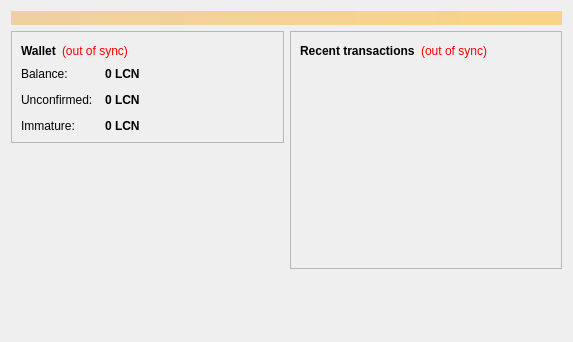
<?xml version="1.0" encoding="UTF-8"?>
<ui version="4.0">
 <class>OverviewPage</class>
 <widget class="QWidget" name="OverviewPage">
  <property name="geometry">
   <rect>
    <x>0</x>
    <y>0</y>
    <width>573</width>
    <height>342</height>
   </rect>
  </property>
  <property name="windowTitle">
   <string>Form</string>
  </property>
  <layout class="QVBoxLayout" name="topLayout">
   <item>
    <widget class="QLabel" name="labelAlerts">
     <property name="visible">
      <bool>false</bool>
     </property>
     <property name="styleSheet">
      <string notr="true">background-color: qlineargradient(x1: 0, y1: 0, x2: 1, y2: 0, stop:0 #F0D0A0, stop:1 #F8D488); color:#000000;</string>
     </property>
     <property name="wordWrap">
      <bool>true</bool>
     </property>
     <property name="margin">
      <number>3</number>
     </property>
    </widget>
   </item>
   <item>
    <layout class="QHBoxLayout" name="horizontalLayout" stretch="1,1">
     <item>
      <layout class="QVBoxLayout" name="verticalLayout_2">
       <item>
        <widget class="QFrame" name="frame">
         <property name="frameShape">
          <enum>QFrame::StyledPanel</enum>
         </property>
         <property name="frameShadow">
          <enum>QFrame::Raised</enum>
         </property>
         <layout class="QVBoxLayout" name="verticalLayout_4">
          <item>
           <layout class="QHBoxLayout" name="horizontalLayout_4">
            <item>
             <widget class="QLabel" name="label_5">
              <property name="font">
               <font>
                <weight>75</weight>
                <bold>true</bold>
               </font>
              </property>
              <property name="text">
               <string>Wallet</string>
              </property>
             </widget>
            </item>
            <item>
             <widget class="QLabel" name="labelWalletStatus">
              <property name="toolTip">
               <string>The displayed information may be out of date. Your wallet automatically synchronizes with the Liberalcoin network after a connection is established, but this process has not completed yet.</string>
              </property>
              <property name="styleSheet">
               <string notr="true">QLabel { color: red; }</string>
              </property>
              <property name="text">
               <string notr="true">(out of sync)</string>
              </property>
              <property name="alignment">
               <set>Qt::AlignLeading|Qt::AlignLeft|Qt::AlignVCenter</set>
              </property>
             </widget>
            </item>
            <item>
             <spacer name="horizontalSpacer_2">
              <property name="orientation">
               <enum>Qt::Horizontal</enum>
              </property>
              <property name="sizeHint" stdset="0">
               <size>
                <width>40</width>
                <height>20</height>
               </size>
              </property>
             </spacer>
            </item>
           </layout>
          </item>
          <item>
           <layout class="QFormLayout" name="formLayout_2">
            <property name="fieldGrowthPolicy">
             <enum>QFormLayout::AllNonFixedFieldsGrow</enum>
            </property>
            <property name="horizontalSpacing">
             <number>12</number>
            </property>
            <property name="verticalSpacing">
             <number>12</number>
            </property>
            <item row="0" column="0">
             <widget class="QLabel" name="label">
              <property name="text">
               <string>Balance:</string>
              </property>
             </widget>
            </item>
            <item row="0" column="1">
             <widget class="QLabel" name="labelBalance">
              <property name="font">
               <font>
                <weight>75</weight>
                <bold>true</bold>
               </font>
              </property>
              <property name="cursor">
               <cursorShape>IBeamCursor</cursorShape>
              </property>
              <property name="toolTip">
               <string>Your current balance</string>
              </property>
              <property name="text">
               <string notr="true">0 LCN</string>
              </property>
              <property name="textInteractionFlags">
               <set>Qt::LinksAccessibleByMouse|Qt::TextSelectableByKeyboard|Qt::TextSelectableByMouse</set>
              </property>
             </widget>
            </item>
            <item row="1" column="0">
             <widget class="QLabel" name="label_3">
              <property name="text">
               <string>Unconfirmed:</string>
              </property>
             </widget>
            </item>
            <item row="1" column="1">
             <widget class="QLabel" name="labelUnconfirmed">
              <property name="font">
               <font>
                <weight>75</weight>
                <bold>true</bold>
               </font>
              </property>
              <property name="cursor">
               <cursorShape>IBeamCursor</cursorShape>
              </property>
              <property name="toolTip">
               <string>Total of transactions that have yet to be confirmed, and do not yet count toward the current balance</string>
              </property>
              <property name="text">
               <string notr="true">0 LCN</string>
              </property>
              <property name="textInteractionFlags">
               <set>Qt::LinksAccessibleByMouse|Qt::TextSelectableByKeyboard|Qt::TextSelectableByMouse</set>
              </property>
             </widget>
            </item>
            <item row="2" column="0">
             <widget class="QLabel" name="labelImmatureText">
              <property name="text">
               <string>Immature:</string>
              </property>
             </widget>
            </item>
            <item row="2" column="1">
             <widget class="QLabel" name="labelImmature">
              <property name="font">
               <font>
                <weight>75</weight>
                <bold>true</bold>
               </font>
              </property>
              <property name="toolTip">
               <string>Mined balance that has not yet matured</string>
              </property>
              <property name="text">
               <string notr="true">0 LCN</string>
              </property>
              <property name="textInteractionFlags">
               <set>Qt::LinksAccessibleByMouse|Qt::TextSelectableByKeyboard|Qt::TextSelectableByMouse</set>
              </property>
             </widget>
            </item>
           </layout>
          </item>
         </layout>
        </widget>
       </item>
       <item>
        <spacer name="verticalSpacer">
         <property name="orientation">
          <enum>Qt::Vertical</enum>
         </property>
         <property name="sizeHint" stdset="0">
          <size>
           <width>20</width>
           <height>40</height>
          </size>
         </property>
        </spacer>
       </item>
      </layout>
     </item>
     <item>
      <layout class="QVBoxLayout" name="verticalLayout_3">
       <item>
        <widget class="QFrame" name="frame_2">
         <property name="frameShape">
          <enum>QFrame::StyledPanel</enum>
         </property>
         <property name="frameShadow">
          <enum>QFrame::Raised</enum>
         </property>
         <layout class="QVBoxLayout" name="verticalLayout">
          <item>
           <layout class="QHBoxLayout" name="horizontalLayout_2">
            <item>
             <widget class="QLabel" name="label_4">
              <property name="text">
               <string>&lt;b&gt;Recent transactions&lt;/b&gt;</string>
              </property>
             </widget>
            </item>
            <item>
             <widget class="QLabel" name="labelTransactionsStatus">
              <property name="toolTip">
               <string>The displayed information may be out of date. Your wallet automatically synchronizes with the Liberalcoin network after a connection is established, but this process has not completed yet.</string>
              </property>
              <property name="styleSheet">
               <string notr="true">QLabel { color: red; }</string>
              </property>
              <property name="text">
               <string notr="true">(out of sync)</string>
              </property>
              <property name="alignment">
               <set>Qt::AlignRight|Qt::AlignTrailing|Qt::AlignVCenter</set>
              </property>
             </widget>
            </item>
            <item>
             <spacer name="horizontalSpacer">
              <property name="orientation">
               <enum>Qt::Horizontal</enum>
              </property>
              <property name="sizeHint" stdset="0">
               <size>
                <width>40</width>
                <height>20</height>
               </size>
              </property>
             </spacer>
            </item>
           </layout>
          </item>
          <item>
           <widget class="QListView" name="listTransactions">
            <property name="styleSheet">
             <string notr="true">QListView { background: transparent; }</string>
            </property>
            <property name="frameShape">
             <enum>QFrame::NoFrame</enum>
            </property>
            <property name="verticalScrollBarPolicy">
             <enum>Qt::ScrollBarAlwaysOff</enum>
            </property>
            <property name="horizontalScrollBarPolicy">
             <enum>Qt::ScrollBarAlwaysOff</enum>
            </property>
            <property name="selectionMode">
             <enum>QAbstractItemView::NoSelection</enum>
            </property>
           </widget>
          </item>
         </layout>
        </widget>
       </item>
       <item>
        <spacer name="verticalSpacer_2">
         <property name="orientation">
          <enum>Qt::Vertical</enum>
         </property>
         <property name="sizeHint" stdset="0">
          <size>
           <width>20</width>
           <height>40</height>
          </size>
         </property>
        </spacer>
       </item>
      </layout>
     </item>
    </layout>
   </item>
  </layout>
 </widget>
 <resources/>
 <connections/>
</ui>
